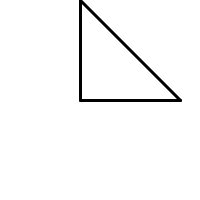
Frame 1 (no input)
Frame 60 (the mouse pressed at the canvas centre just before this capture): identical to frame 1, image omitted
Frame 120 (the mouse held since frame 60 and released just before this capture): identical to frame 1, image omitted

The Processing sketch that drew this single still picture (run headless with seeded random() and noise(); from frame 60 on, the mouse is pressed at the canvas centre):

// Processing sketch: opdracht_9_8
// ── opdracht_9_8.pde
void setup() {
  size(200, 200);
}

void draw() {
  background(255, 255, 255);
  stroke(0, 0, 0);
  strokeWeight(3);
  vierkant(80, 0, 100, 100);
}

void vierkant( int x, int y, int w, int h) {
  line(x, y, x+w, h);
  line(x, y+h, x+w, y+h);
  line(x, y, x, y+h);
}
